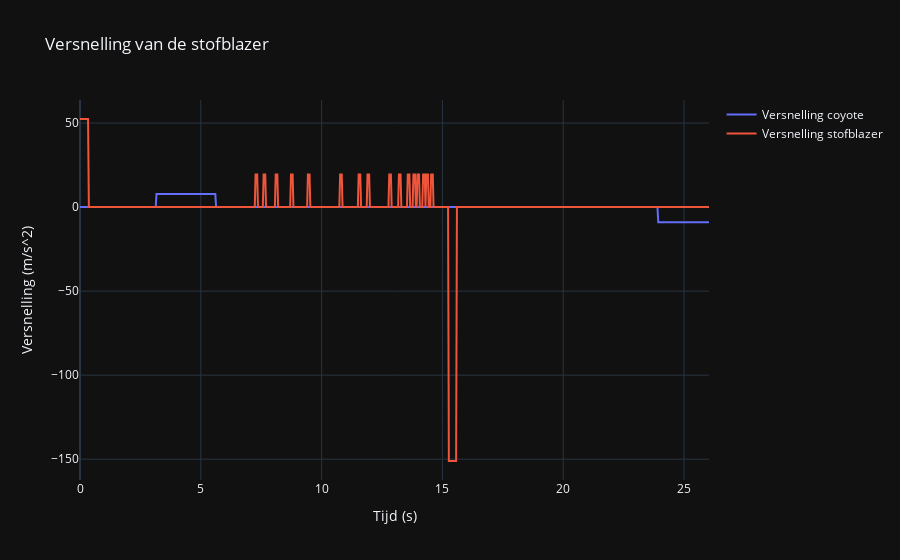
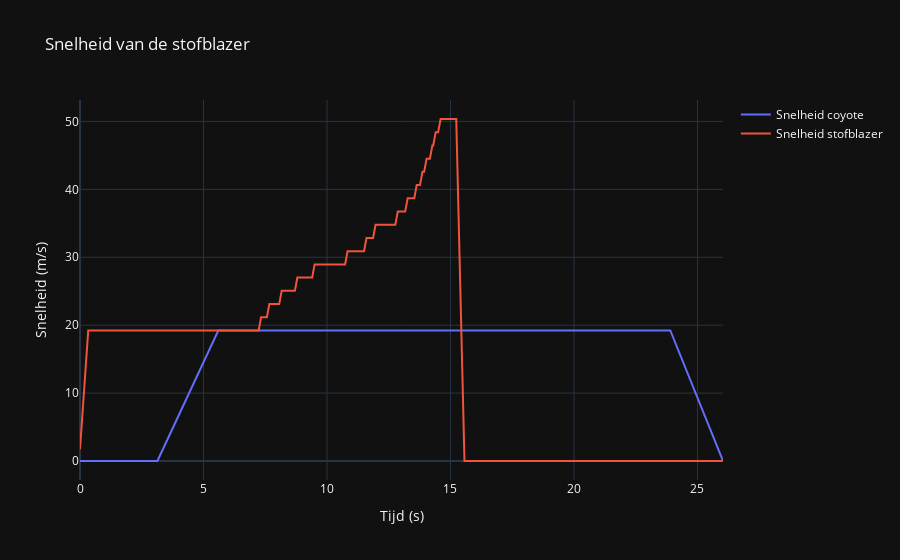
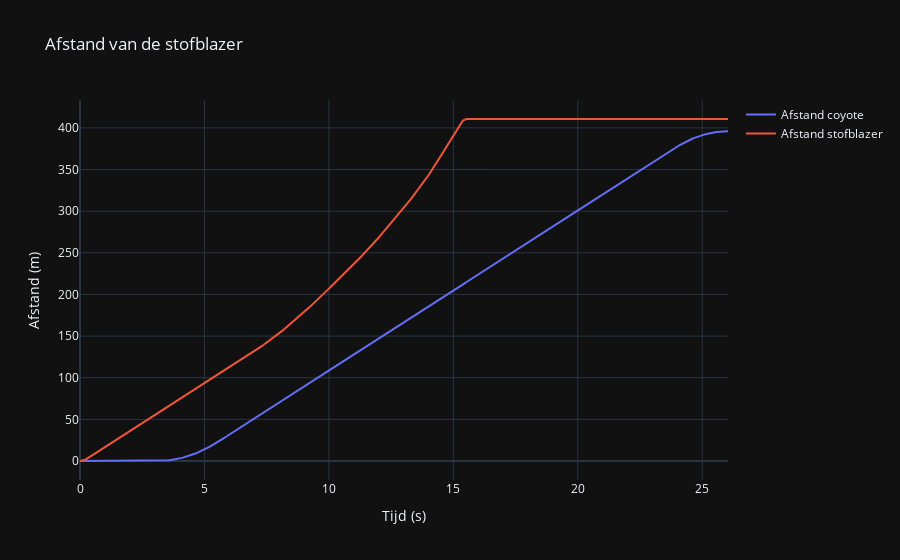
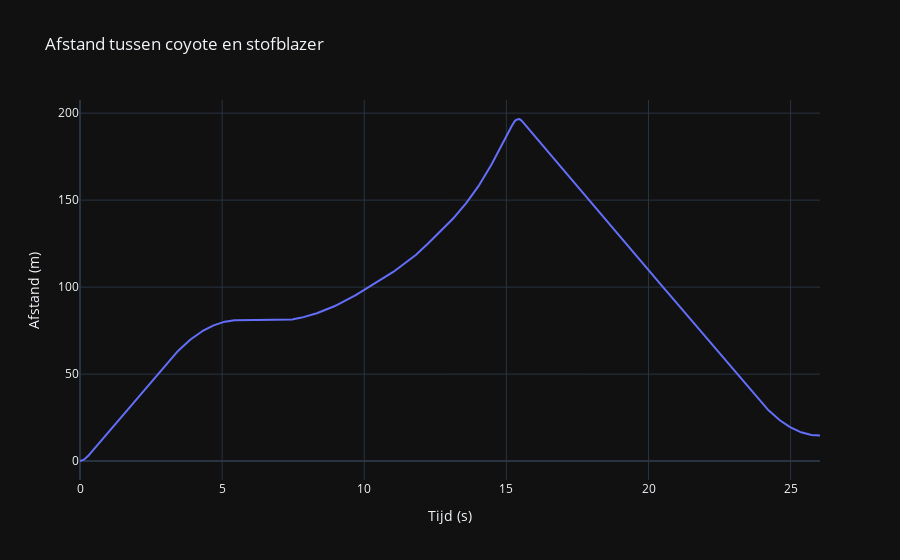

Write notebook code for charts like these, in order.
### Code cell
from plotly.offline import init_notebook_mode
import plotly.graph_objects as go

init_notebook_mode(connected=True)

acceleration_graph_coyote = go.Scatter(
    x=frames_seconds,
    y=acceleration_data_coyote,
    name="Versnelling coyote"
)

velocity_graph_coyote = go.Scatter(
    x=frames_seconds,
    y=velocity_data_coyote,
    name="Snelheid coyote"
)

distance_graph_coyote = go.Scatter(
    x=frames_seconds,
    y=distance_data_coyote,
    name="Afstand coyote"
)

acceleration_graph_blower = go.Scatter(
    x=frames_seconds,
    y=acceleration_data_blower,
    name="Versnelling stofblazer"
)

velocity_graph_blower = go.Scatter(
    x=frames_seconds,
    y=velocity_data_blower,
    name="Snelheid stofblazer"
)

distance_graph_blower = go.Scatter(
    x=frames_seconds,
    y=distance_data_blower,
    name="Afstand stofblazer"
)

delta_distance_graph = go.Scatter(
    x=frames_seconds,
    y=[distance_data_blower[i] - distance_data_coyote[i] for i in range(len(frames))],
    name="Afstand tussen coyote en stofblazer"
)

acceleration_fig = go.Figure((acceleration_graph_coyote, acceleration_graph_blower), layout=dict(
    title = "Versnelling van de stofblazer",
    xaxis_title="Tijd (s)",
    yaxis_title="Versnelling (m/s^2)",
    #autosize=False
))

velocity_fig = go.Figure((velocity_graph_coyote, velocity_graph_blower), layout=dict(
    title = "Snelheid van de stofblazer",
    xaxis_title="Tijd (s)",
    yaxis_title="Snelheid (m/s)",
    #autosize=False
))

distance_fig = go.Figure((distance_graph_coyote, distance_graph_blower), layout=dict(
    title = "Afstand van de stofblazer",
    xaxis_title="Tijd (s)",
    yaxis_title="Afstand (m)",
    #autosize=False
))

delta_distance_fig = go.Figure(delta_distance_graph, layout=dict(
    title = "Afstand tussen coyote en stofblazer",
    xaxis_title="Tijd (s)",
    yaxis_title="Afstand (m)",
    #autosize=False
))

acceleration_fig.show()
velocity_fig.show()
distance_fig.show()
delta_distance_fig.show()

### Figure 1 — Plotly figure (JSON) as saved in the notebook; plotly's stock layout.template omitted (floating-point values rounded to 4 significant figures; data arrays with more than 128 entries replaced by an {"elided": "..."} marker saying what was removed)
{"data": [{"name": "Versnelling coyote", "x": {"elided": "782 float values"}, "y": {"elided": "782 float values"}, "type": "scatter"}, {"name": "Versnelling stofblazer", "x": {"elided": "782 float values"}, "y": {"elided": "782 float values"}, "type": "scatter"}], "layout": {"title": {"text": "Versnelling van de stofblazer"}, "xaxis": {"title": {"text": "Tijd (s)"}}, "yaxis": {"title": {"text": "Versnelling (m/s^2)"}}}}

### Figure 2 — Plotly figure (JSON) as saved in the notebook; plotly's stock layout.template omitted (floating-point values rounded to 4 significant figures; data arrays with more than 128 entries replaced by an {"elided": "..."} marker saying what was removed)
{"data": [{"name": "Snelheid coyote", "x": {"elided": "782 float values"}, "y": {"elided": "782 float values"}, "type": "scatter"}, {"name": "Snelheid stofblazer", "x": {"elided": "782 float values"}, "y": {"elided": "782 float values"}, "type": "scatter"}], "layout": {"title": {"text": "Snelheid van de stofblazer"}, "xaxis": {"title": {"text": "Tijd (s)"}}, "yaxis": {"title": {"text": "Snelheid (m/s)"}}}}

### Figure 3 — Plotly figure (JSON) as saved in the notebook; plotly's stock layout.template omitted (floating-point values rounded to 4 significant figures; data arrays with more than 128 entries replaced by an {"elided": "..."} marker saying what was removed)
{"data": [{"name": "Afstand coyote", "x": {"elided": "782 float values"}, "y": {"elided": "782 float values"}, "type": "scatter"}, {"name": "Afstand stofblazer", "x": {"elided": "782 float values"}, "y": {"elided": "782 float values"}, "type": "scatter"}], "layout": {"title": {"text": "Afstand van de stofblazer"}, "xaxis": {"title": {"text": "Tijd (s)"}}, "yaxis": {"title": {"text": "Afstand (m)"}}}}

### Figure 4 — Plotly figure (JSON) as saved in the notebook; plotly's stock layout.template omitted (floating-point values rounded to 4 significant figures; data arrays with more than 128 entries replaced by an {"elided": "..."} marker saying what was removed)
{"data": [{"name": "Afstand tussen coyote en stofblazer", "x": {"elided": "782 float values"}, "y": {"elided": "782 float values"}, "type": "scatter"}], "layout": {"title": {"text": "Afstand tussen coyote en stofblazer"}, "xaxis": {"title": {"text": "Tijd (s)"}}, "yaxis": {"title": {"text": "Afstand (m)"}}}}
